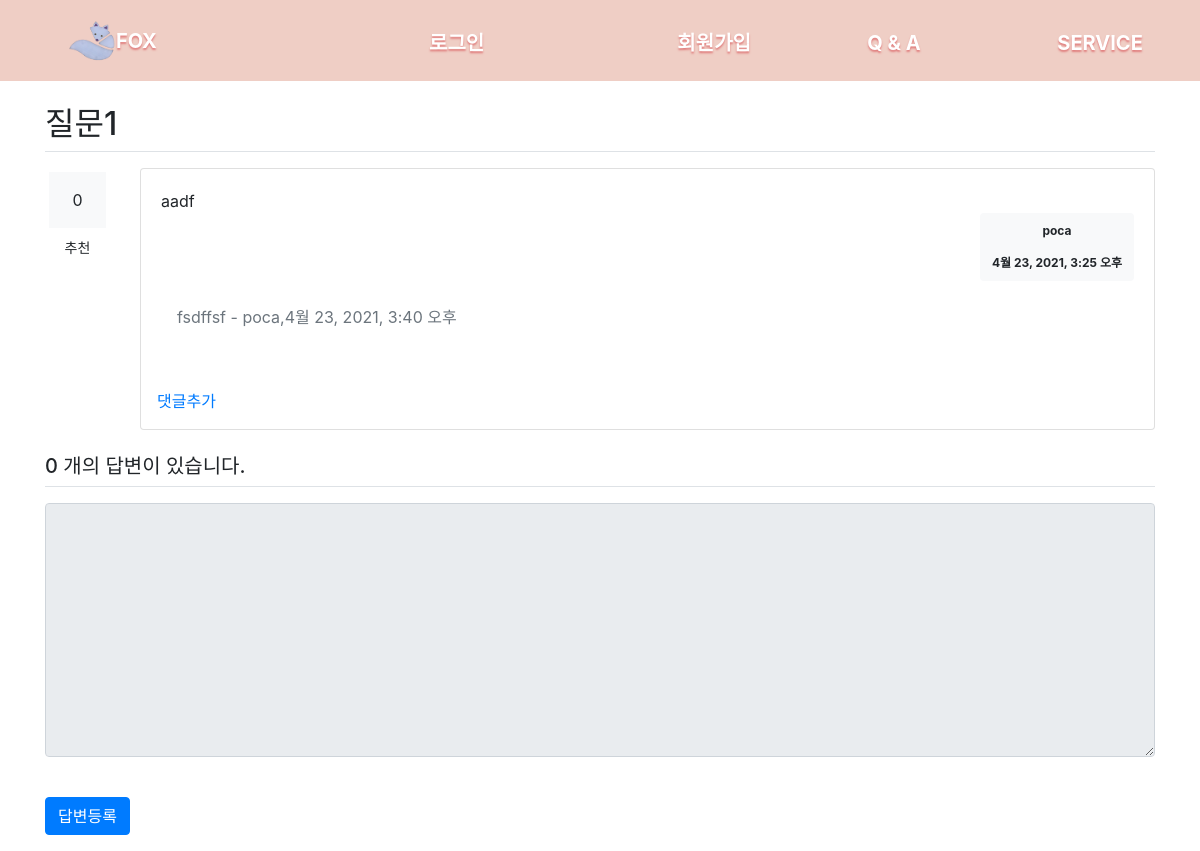
/newapp/5/, run on an earlier commit of the app's database.
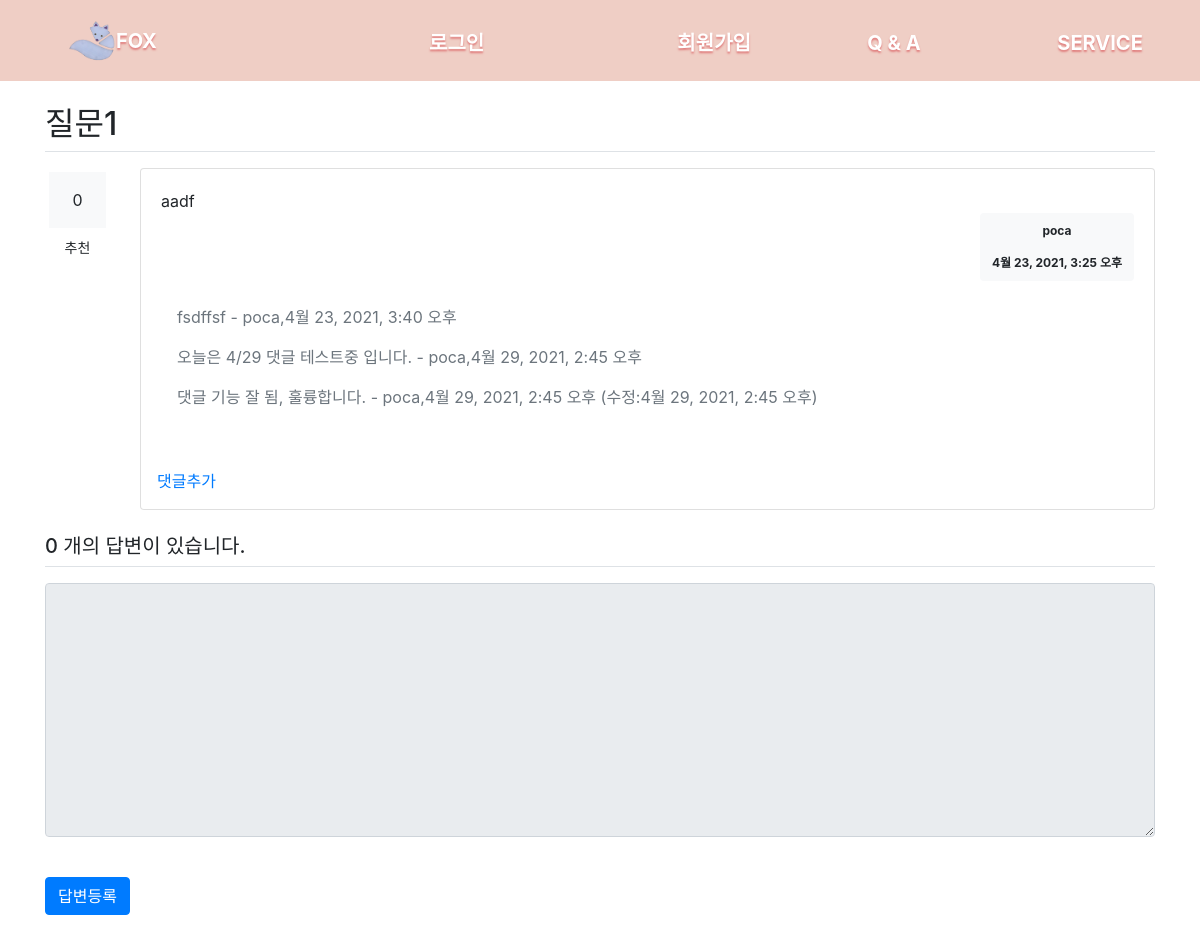
And on a later commit of the database.
### newapp/models.py (models this page shows)
class Comment(models.Model):
    author = models.ForeignKey(User, on_delete=models.CASCADE)
    content = models.TextField()
    create_date = models.DateTimeField()
    modify_date = models.DateTimeField(null=True, blank=True)
    question = models.ForeignKey(Question, null=True, blank=True, on_delete=models.CASCADE)
    answer = models.ForeignKey(Answer, null=True, blank=True, on_delete=models.CASCADE)

### newapp/views/base_views.py (the view)
# urls.py: path('<int:question_id>/', base_views.detail, name='detail'),
def detail(request,question_id):
    question = get_object_or_404(Question, pk=question_id)
    context = {'question1': question}
    return render(request, 'newapp/question_detail.html', context)

### template/newapp/question_detail.html (shortened to what this page needs)
{% extends 'base.html' %}
{% block content %}
<head>
</head>
<body>
<div class="container my-3">
    <h2 class="border-bottom py-2">{{ question1.subject }}</h2>
      <div class="row my-3">
        <div class="col-1">
          <div class="bg-light text-center p-3 m-1">{{ question1.voter.count }}</div>
          <a href="#" class="recommend btn btn-sm btn-block my-1" data-uri="{% url 'newapp:vote_question' question1.id %}">추천</a>
        </div>
      <div class="col-11">
       <div class="card">
        <div class="card-body">
            <div class="card-text" style="white-space: pre-line;">{{ question1.content }}</div>
            <div class="d-flex justify-content-end">
                <div class="badge badge-light p-2">
                    <div class="m-1">{{ question1.author.username }}</div><br>
                    <div class="m-1">{{ question1.create_date }}</div>
                </div>
            </div>
            {% if question1.comment_set.count > 0 %}
            <div class="m-3">
              {% for comment in question1.comment_set.all %}
                <div class="comment py-2 text-muted">
                    <span style="white-space: pre-line;">{{ comment.content }}</span>
                    <span> -
                     {{comment.author }},{{ comment.create_date }}
                     {% if comment.modify_date %}
                     (수정:{{ comment.modify_date }})
                     {% endif %}
                    </span>
                </div>
              {% endfor %}
            </div>
            {% endif %}
        </div>
            <div class="p-3">
                <a href="{% url 'newapp:comment_create_question' question1.id %}">댓글추가</a>
            </div>
    </div>
    </div>
    </div>
    <h5 class="border-bottom my-3 py-2">{{question1.answer_set.count}} 개의 답변이 있습니다.</h5>
    <form action="{% url 'newapp:answer_create' question1.id %}" method="post" class="my-3">
        <div class="form-group">
            <textarea {% if not user.is_authenticated %} disabled {% endif %} name="content2" id="content2" class="form-control" rows="10">
            </textarea><br>
        </div>
        <input type="submit" value="답변등록" class="btn btn-primary">
    </form>
 </div>
{% endblock %}

What changed in the data, as far as the page shows it:
added Comment: content "오늘은 4/29 댓글 테스트중 입니다.", author "poca", create_date "4월 29, 2021, 2:45 오후"
added Comment: content "댓글 기능 잘 됨, 훌륭합니다.", author "poca", create_date "4월 29, 2021, 2:45 오후", modify_date "4월 29, 2021, 2:45 오후"
